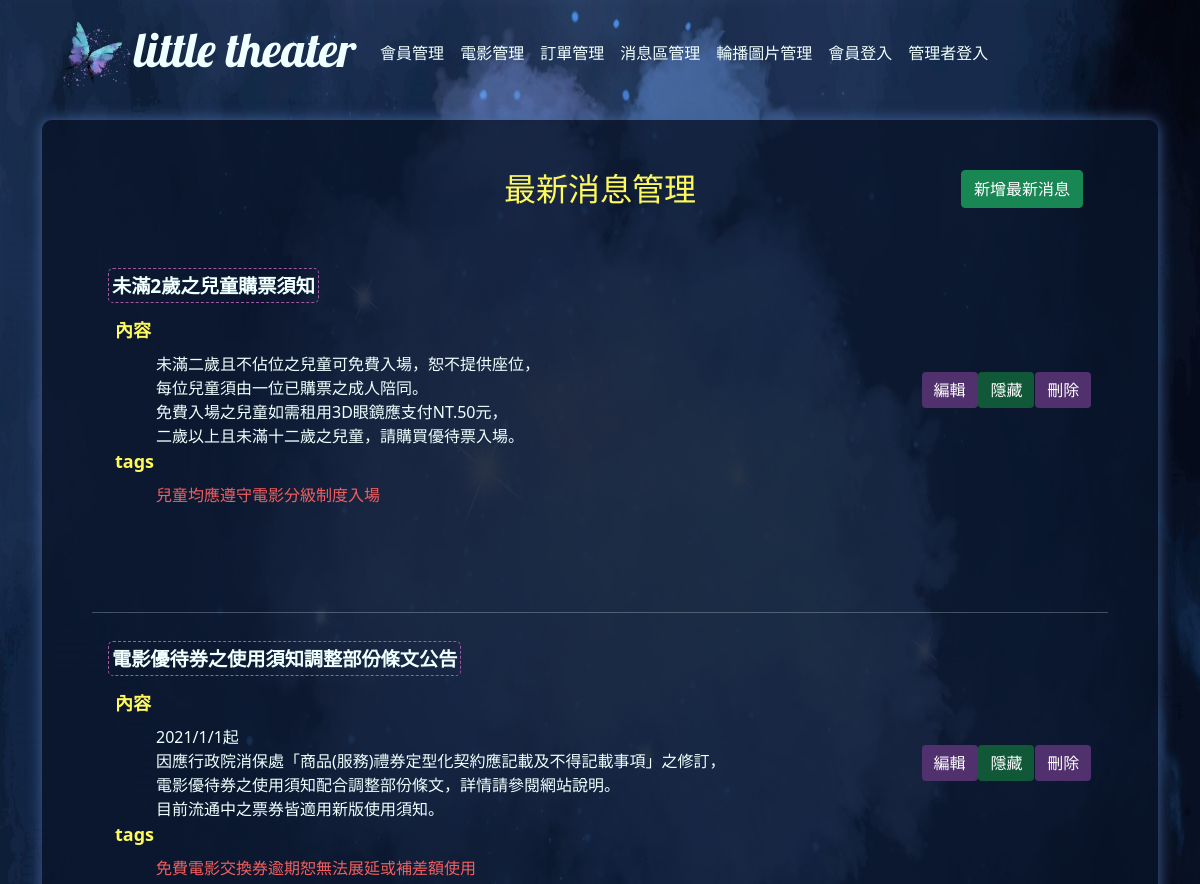
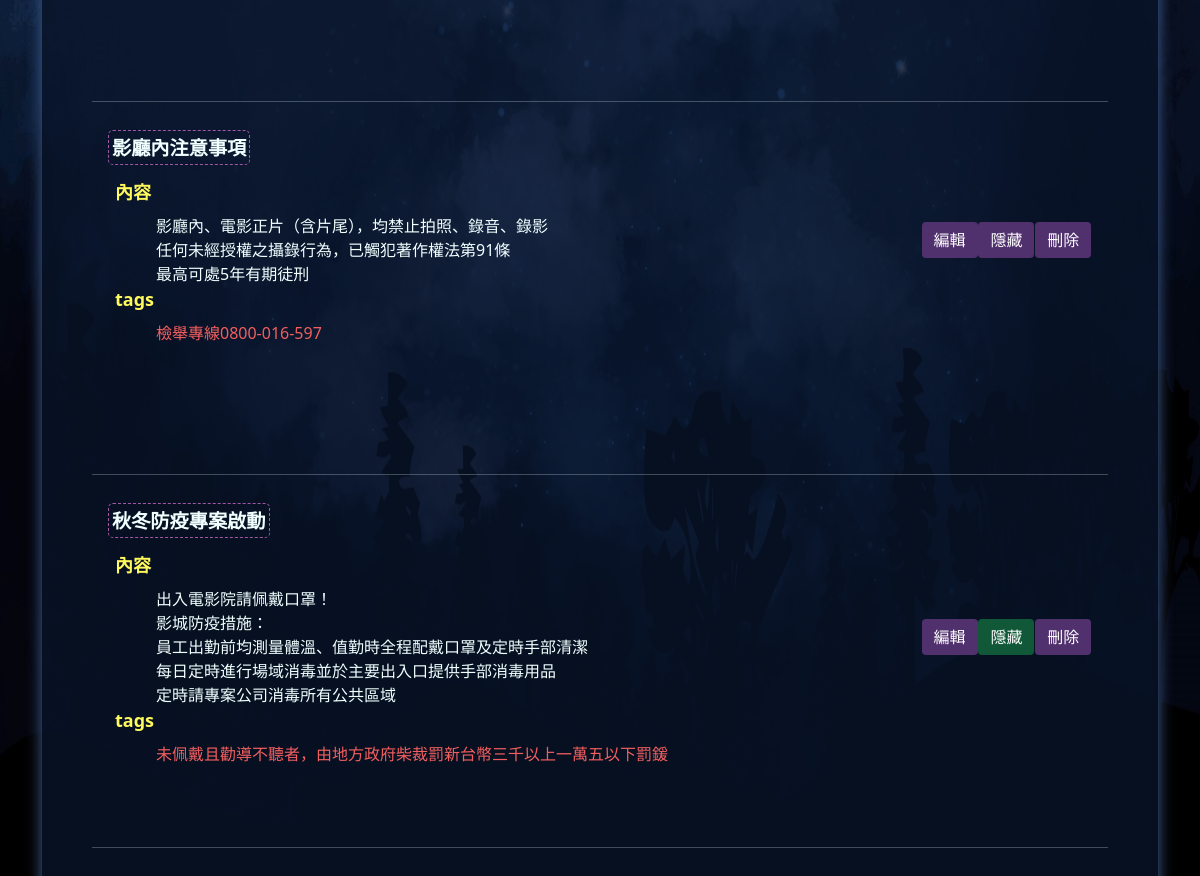
/backend.php?do=news, run on the app's committed database (2 pictures, top to bottom).
### tables this page shows
CREATE TABLE `theater_news` (
  `id` int(11) UNSIGNED NOT NULL,
  `title` text NOT NULL,
  `content` text NOT NULL,
  `tags` text NOT NULL,
  `sh` int(1) UNSIGNED NOT NULL,
  `date` date NOT NULL
);

### base.php (called while the page is built, shortened)
<?php
$News=new DB("theater_news");
Class DB{
    private $dsn="mysql:host=localhost;charset=utf8;dbname=theater";
    private $pdo="";
    private $table="";
    function __construct($table){
        $this->table=$table;
        $this->pdo=new PDO($this->dsn,"root","");
    }
    function all(...$arr){
        $sql="select * from $this->table ";
        if(isset($arr[0])){
            if(is_array($arr[0])){
                foreach($arr[0] as $k=>$v){
                    $tmp[]=sprintf("`%s`='%s'",$k,$v);
                }
                $sql.=" where ".implode(" && ",$tmp);
            }else{
                $sql.=$arr[0];
            }
        }
        if(isset($arr[1])){
            $sql.=$arr[1];
        }
        return $this->pdo->query($sql)->fetchAll();
    }
}

### back/news.php (the view, shortened to what this page needs)
<div id="bb">
<div style="width:100%;text-align:center;position:relative" class="mb-5">
    <h2 style="color: #fffa5c !important">最新消息管理</h2>
    <button type="button" class="btn btn-success" onclick="addCar()" id="addbutton">新增最新消息</button>
</div>
<div id="newsAdd">
<?php
$fn=[];
foreach($News->all(['sh' => 1], " order by `date` desc limit 0,3") as $k=>$f){
    array_push($fn,$f['id']);
}
$ns=$News->all(" order by id desc");
foreach($ns as $k=>$n){
?>
<div id="new<?=$n['id']?>" style="height:340px">
<div style="display:flex;">
    <div class="p-3" style="width:80%;display:flex;flex-direction:column;">
        <div class="mb-3">
            <span class="border me-2" style="font-size:larger;font-weight:bolder;"><?=$n['title']?></span>
        </div>
        <div class="mb-2 ms-1">
            <span class="border" style="color:#fffa5c;font-weight:bolder;border:none !important;font-size:large;">內容</span>
        </div>
        <div class="ms-5">
            <span><?=nl2br($n['content'])?></span>
        </div>
        <div class="mb-2 ms-1">
            <span class="border" style="color:#fffa5c;font-weight:bolder;border:none !important;font-size:large;">tags</span>
        </div>
        <div class="ms-5">
            <span style="color:#f35f5f"><?=$n['tags']?></span>
        </div>
    </div>
    <div class="p-3 d-flex" style="width:20%;justify-content:space-evenly;align-items: center;">
        <input type="button" class="btn btn-primary" value="編輯" onclick="revise(<?=$n['id']?>)">
        <input type="button" class="btn btn-primary" style="background:<?=(in_array($n['id'],$fn))?'#105837 !important':''?>" value="<?= ($n['sh'] == 1) ? '隱藏' : '顯示' ?>" onclick="display(<?= $n['id'] ?>)">
        <input type="button" class="btn btn-primary" value="刪除" onclick="del(<?= $n['id'] ?>,'<?= $n['title'] ?>')">
    </div>
</div>
</div>
<hr>
<?php
}?>
</div>
</div>

### css/theater.css (style rules this page uses)
body { margin:0; height:100%; background:transparent url('../others/bg_v3.jpg') center no-repeat ; background-size: 100vw 100%; min-height:100vh; background-attachment: fixed; overflow:visible; overflow-x:hidden; }
input { line-height: 1.5; border-radius: .25rem; user-select: none; }
h2,h3 { color:azure !important; }
#bb { background-color: #09142acc; padding:50px; border-radius: 10px; min-height: 80vh; box-shadow: 0px 0px 15px #43649b; }

### back/news.php (style rules this page uses)
.border { border: 1px #a159a6 dashed !important; border-radius: 5px; padding: 3px; }
button[type=button] { position: absolute; right: 25px; top: 0px; }
#newsAdd .btn-primary { background-color: #51306e !important; border: none !important; }

### data on the page
theater_news: title "未滿2歲之兒童購票須知", content "未滿二歲且不佔位之兒童可免費入場，恕不提供座位， 每位兒童須由一位已購票之成人陪同。 免費入場之兒童如需租用3D眼鏡應支付NT.50元， 二歲以上且未滿十二歲之兒童，請購買優待票入場。", tags "兒童均應遵守電影分級制度入場", id+sh "隱藏"
theater_news: title "電影優待券之使用須知調整部份條文公告", content "2021/1/1起 因應行政院消保處「商品(服務)禮券定型化契約應記載及不得記載事項」之修訂， 電影優待券之使用須知配合調整部份條文，詳情請參閱網站說明。 目前流通中之票券皆適用新版使用須知。", tags "免費電影交換券逾期恕無法展延或補差額使用", id+sh "隱藏"
theater_news: title "影廳內注意事項", content "影廳內、電影正片（含片尾），均禁止拍照、錄音、錄影 任何未經授權之攝錄行為，已觸犯著作權法第91條 最高可處5年有期徒刑", tags "檢舉專線0800-016-597", id+sh "隱藏"
theater_news: title "秋冬防疫專案啟動", content "出入電影院請佩戴口罩！ 影城防疫措施： 員工出勤前均測量體溫、值勤時全程配戴口罩及定時手部清潔 每日定時進行場域消毒並於主要出入口提供手部消毒用品 定時請專案公司消毒所有公共區域", tags "未佩戴且勸導不聽者，由地方政府柴裁罰新台幣三千以上一萬五以下罰鍰", id+sh "隱藏"
